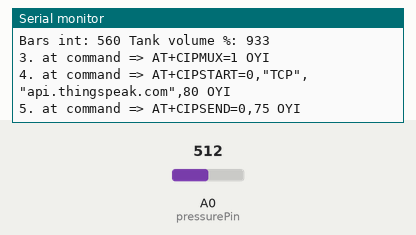
Bench run of a sketch on a simulated Arduino Uno, built with avr-gcc and run on an emulated ATmega328P. On the bench: the last lines printed to the serial monitor. Inputs (shaded band) come from the test bench; at power-on: A0 (pressurePin) = 512. The modem accepts every AT command (registered, SIM ready, sends succeed) and sends nothing else.

Above: at 1.2 s.
1.3 s: A0 (pressurePin) set to 716
At 2.7 s:
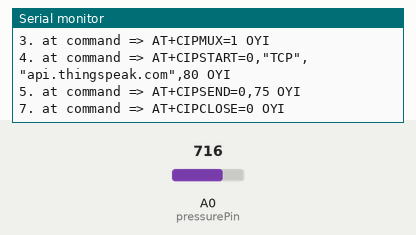
7.0 s: A0 (pressurePin) set to 900
At 8.6 s:
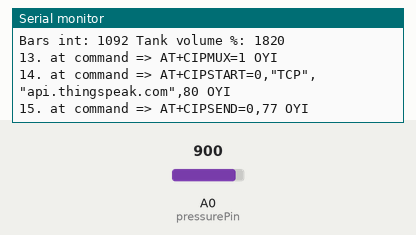
Timing chart, 0 to 10.1 s (numbered marks = the images above; inputs shaded):
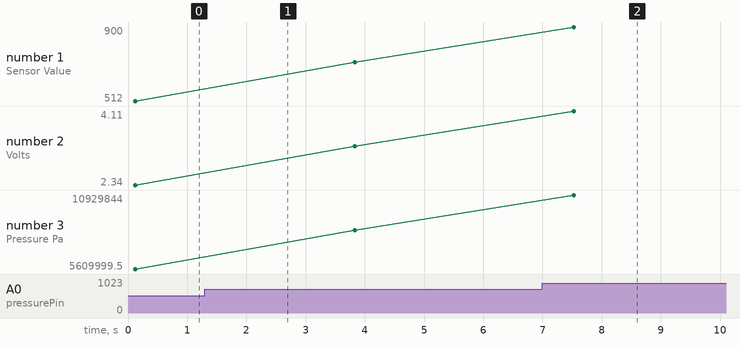

Measured:
- after the input at 7.0 s, the serial monitor: prints a new line after 0.53 s (image 2)
- plotted number 1: 512 → 716 after the input at 1.3 s, 716 → 900 after the input at 7.0 s
- plotted number 2: 2.34 → 3.27 after the input at 1.3 s, 3.27 → 4.11 after the input at 7.0 s
- plotted number 3: 5609999.5 → 8407031 after the input at 1.3 s, 8407031 → 10929844 after the input at 7.0 s

The sketch:

well-water-v3.ino
```cpp
#include <SoftwareSerial.h>
#define RX 2
#define TX 3

#include "connectionvars.h"

// The below are defined in connectionvars.h:
//String AP = "**********";       // CHANGE ME
//String PASS = "**********"; // CHANGE ME
//String API = "**********";   // CHANGE ME
//String HOST = "api.thingspeak.com";
//String PORT = "80";

String fieldBars = "field1"; // Pressure bars
String fieldPascals = "field2"; // Pressure pascals
String fieldVolume = "field3"; // Water volume in liters
String fieldVoltage = "field4"; // Pressure sensor voltage

#define pressurePin A0
float pressure_bar;
float pressure_pascal;
float voltage;
float liters;
int volume;

int countTrueCommand;
int countTimeCommand;
boolean found = false;
//int valSensor = 1;
SoftwareSerial esp8266(RX,TX);


void setup() {
  Serial.begin(9600);
  esp8266.begin(115200);
  sendCommand("AT",5,"OK");
  sendCommand("AT+CWMODE=1",5,"OK");
  sendCommand("AT+CWJAP=\""+ AP +"\",\""+ PASS +"\"",20,"OK");
}
void loop() {

 getSensorData();
 String getData = "GET /update?api_key="+ API +"&"+ fieldBars +"="+String(pressure_bar) +"&"+ fieldVoltage +"="+String(voltage) +"&"+ fieldVolume +"="+String(volume);
 sendCommand("AT+CIPMUX=1",5,"OK");
 sendCommand("AT+CIPSTART=0,\"TCP\",\""+ HOST +"\","+ PORT,15,"OK");
 sendCommand("AT+CIPSEND=0," +String(getData.length()+4),4,">");
 esp8266.println(getData);delay(1500);countTrueCommand++;
 sendCommand("AT+CIPCLOSE=0",5,"OK");
 delay(2000);
}

void getSensorData(){

  int sensorVal = analogRead(pressurePin);
  Serial.print("Sensor Value: ");
  Serial.print(sensorVal);

  voltage = (sensorVal*4.68)/1024.0;
  Serial.print(".  Volts: ");
  Serial.print(voltage);

  pressure_pascal = (3.0*((float)voltage-0.47))*1000000.0;
  Serial.print(".  Pressure Pa = ");
  Serial.print(pressure_pascal);

  pressure_bar = pressure_pascal/10e5;
  Serial.print("  Pressure Bar = ");
  Serial.println(pressure_bar);

  int bars_int = pressure_bar * 100;
  Serial.print("Bars int: ");
  Serial.print(bars_int);
  volume = map(bars_int, 0, 60, 0, 100); // map to percents
  Serial.print(" Tank volume %: ");
  Serial.println(volume);
}
void sendCommand(String command, int maxTime, char readReplay[]) {
  Serial.print(countTrueCommand);
  Serial.print(". at command => ");
  Serial.print(command);
  Serial.print(" ");
  while(countTimeCommand < (maxTime*1))
  {
    esp8266.println(command);//at+cipsend
    if(esp8266.find(readReplay))//ok
    {
      found = true;
      break;
    }

    countTimeCommand++;
  }

  if(found == true)
  {
    Serial.println("OYI");
    countTrueCommand++;
    countTimeCommand = 0;
  }

  if(found == false)
  {
    Serial.println("Fail");
    countTrueCommand = 0;
    countTimeCommand = 0;
  }

  found = false;
 }
```

connectionvars.h
```cpp
#ifndef CONNECTIONVARS_H
#define CONNECTIONVARS_H

String AP = "WifiAPName";       // CHANGE ME
String PASS = "WifiPasswd"; // CHANGE ME
String API = "ThingSpeakAPIKey";   // CHANGE ME
String HOST = "api.thingspeak.com";
String PORT = "80";

#endif
```
